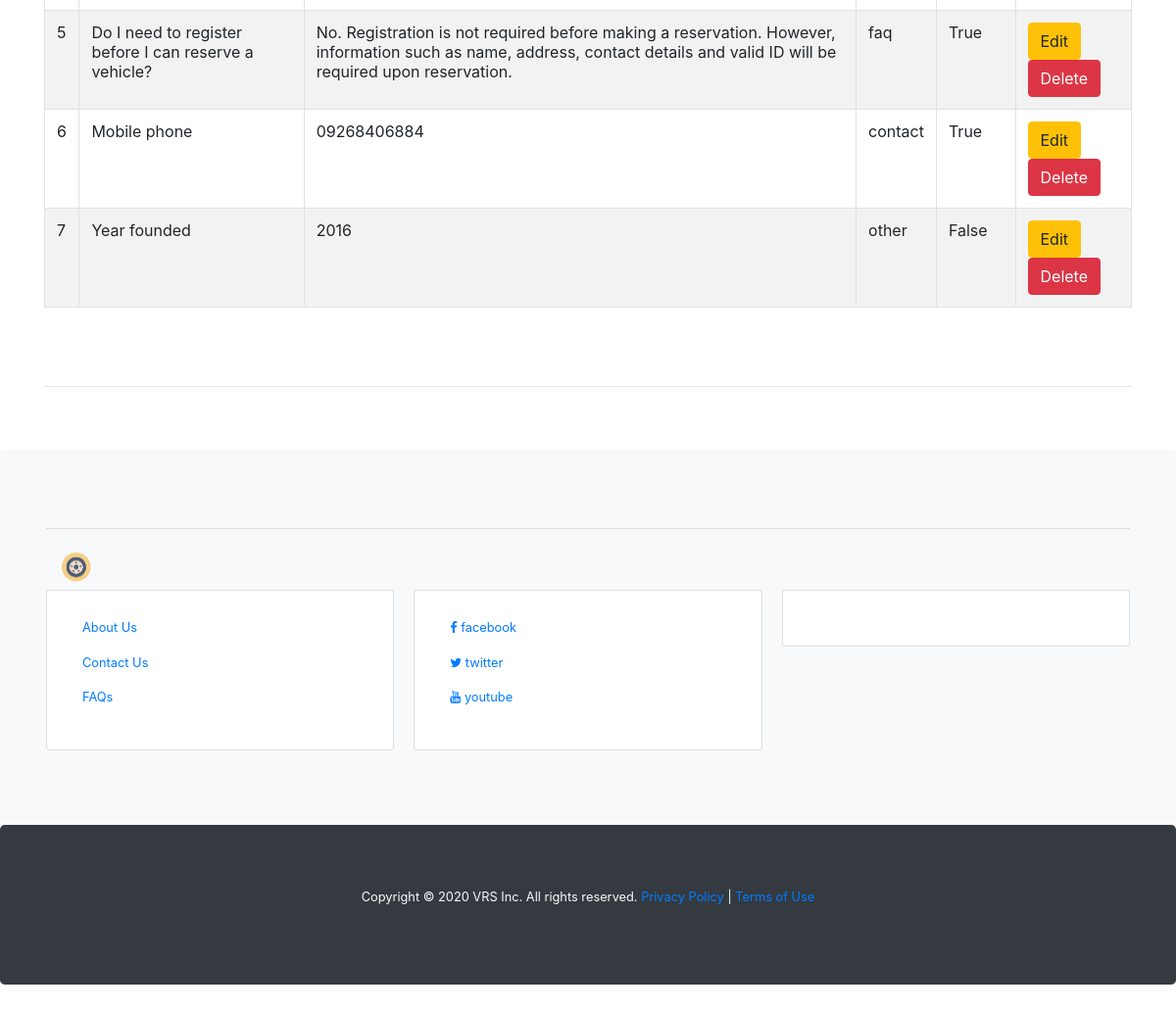
The app's page /index.php/settings (lower part), older data.
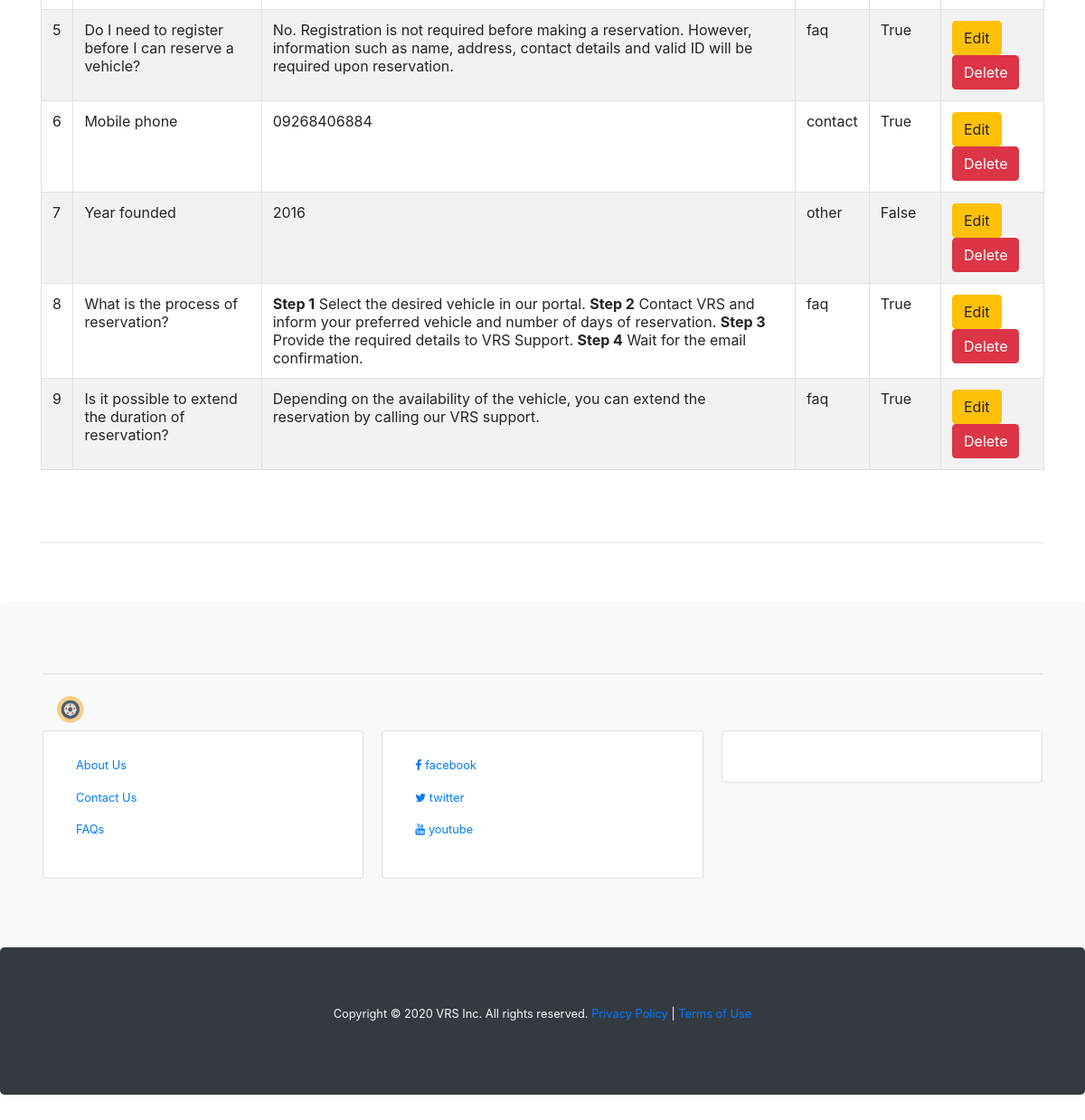
The same page, newer data.
### tables this page shows
CREATE TABLE `settings` (
  `Id` int(11) NOT NULL,
  `name` varchar(255) NOT NULL,
  `value` text NOT NULL,
  `type` varchar(20) NOT NULL,
  `Is_Active` bit(1) NOT NULL
);

### application/controllers/Settings.php (called while the page is built, shortened)
<?php
	class Settings extends CI_Controller{
		public function index(){
			$data['title'] = 'Settings';
			$data['settings'] = $this->Setting_model->get_settings(null,null);
			$data['filter'] = $this->input->post('setting_filter');
			$this->load->view('templates/header');
			$this->load->view('settings/index', $data);
			$this->load->view('templates/footer');
		}
	}

### index.php (called while the page is built, shortened)
<?php
require_once BASEPATH.'core/CodeIgniter.php';

### application/models/Setting_model.php (called while the page is built, shortened)
<?php
	class Setting_model extends CI_Model{
		public function get_settings($id,$name){
      if(isset($id)){
        $query=$this->db->get_where('settings', array('id' => $id));
        return $query->row_array();
      }else if(isset($name)){
				$query=$this->db->get_where('settings', array('name' => $name));
				return $query->row_array();
			}
			else {
				$query=$this->db->get_where('settings', array('name LIKE '=>'%'.$this->input->post('setting_filter').'%'));
  			return $query->result_array();
      }
		}
	}

### application/views/settings/index.php (the view, shortened to what this page needs)
<div>
<table class="table table-striped table-hover table-bordered">
  <tbody>
    <?php
    $counter=0;
      foreach($settings as $setting){
        $counter++;
        echo '<tr>';
        echo '<td>'.$counter.'</td>';
        echo '<td>'.$setting['name'].'</td>';
        echo '<td>'.$setting['value'].'</td>';
        echo '<td>'.$setting['type'].'</td>';
        echo '<td>'.($setting['Is_Active']==1 ? 'True' : 'False').'</td>';
        echo '
        <td>
        <a class="btn btn-warning" href="'.base_url().'settings/edit/'.$setting['Id'].'">Edit</a>
        <a class="btn btn-danger" href="'.base_url().'settings/delete/'.$setting['Id'].'">Delete</a>
        </td>';
        echo '</tr> ';
      }
    ?>
  </tbody>
</table>
</div>

### application/views/templates/header.php (shortened to what this page needs)
<html>
<head>
  <!DOCTYPE html>
  <html lang="en">
  <head>
     <link rel="stylesheet" href="https://cdnjs.cloudflare.com/ajax/libs/font-awesome/4.7.0/css/font-awesome.min.css">
    <link rel="stylesheet" type="text/css" href="<?php echo base_url(); ?>assets/bootstrap-4.4.1/css/bootstrap.min.css">
</head>
<body class="pb-5">
  <br>
<div class="container">

### application/views/templates/footer.php (shortened to what this page needs)
</div>
<div class="container">
  <br>
  <br>
  <hr>
  <br>
  <br>
</div>
<div class="jumbotron bg-light" style="margin-bottom:0">
   <div class="container">
   <hr>
   <a class="nav-link text-light" href="<?php echo base_url(); ?>"><img src="<?php echo base_url();?>assets/images/system_images/vrslogo.png" width="30" height="30">&nbsp;VRS</a>
   <div class="card-columns bg-default">
    <div class="card">
      <div class="card-body">
        <small>
        <p><a class="nav-link" href="<?php echo base_url(); ?>about">About Us</a>
        <a class="nav-link" href="<?php echo base_url(); ?>contact">Contact Us</a>
        <a class="nav-link" href="<?php echo base_url(); ?>faq">FAQs</a></p>
      </small>
      </div>
    </div>
    <div class="card">
      <div class="card-body">
        <small>
        <p>
        <a class="nav-link" href="#"><i class="fa fa-facebook"></i> facebook</a>
        <a class="nav-link" href="#"><i class="fa fa-twitter"></i> twitter</a>
        <a class="nav-link" href="#"><i class="fa fa-youtube"></i> youtube</a>
        </p>
      </small>
      </div>
    </div>
    <div class="card">
      <div class="card-body">
      </div>
    </div>
  </div>
  </div>
</div>
<div class="jumbotron text-center bg-dark text-light" style="margin-bottom:0">
  <small><p>Copyright &copy; 2020 VRS Inc. All rights reserved.
    <a href="<?php echo base_url(); ?>privacy">Privacy Policy</a> | <a href="<?php echo base_url(); ?>terms">Terms of Use</a></p>
  </small>
</div>
</body>
</html>

Row changes from the older to the newer data that the page shows:
added settings: name "What is the process of reservation?", value "Step 1 Select the desired vehicle in our portal. Step 2 Contact VRS and inform your preferred vehicle and number of days of reservation. Step 3 Provide the required details to VRS Support. Step 4 Wait for the email confirmation.", type "faq", Is_Active "True"
added settings: name "Is it possible to extend the duration of reservation?", value "Depending on the availability of the vehicle, you can extend the reservation by calling our VRS support.", type "faq", Is_Active "True"
